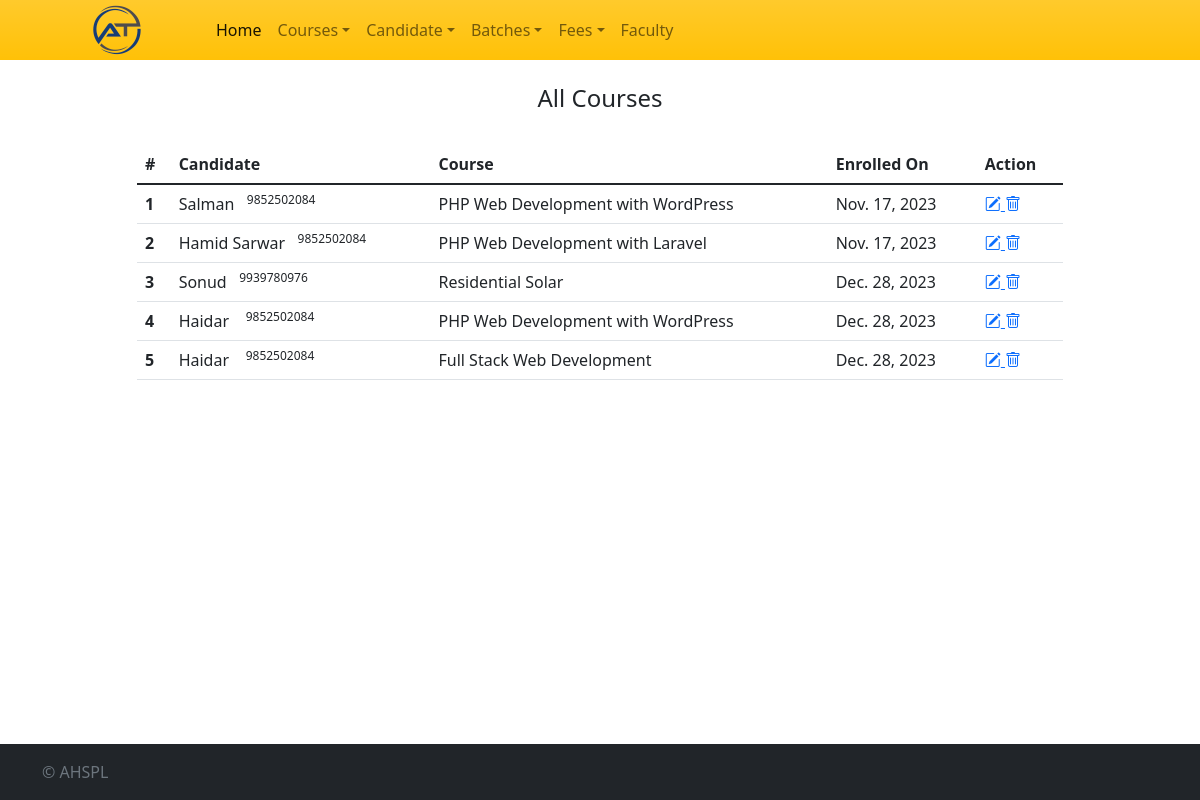
Page /all-enrollment on the committed database.
### crmapp/models.py (models this page shows)
class Enrollment(models.Model):
    enrollment_id = models.AutoField(primary_key=True)
    candidate_id = models.ForeignKey(Users, on_delete=models.SET_NULL, null=True, blank=True)
    course_id = models.ForeignKey(Course, on_delete=models.SET_NULL, null=True, blank=True)
    date_created = models.DateField(default=datetime.today)

class Users(models.Model):
    user_id = models.AutoField(primary_key=True)
    user_unique = models.CharField(max_length=100)
    user_role = models.ForeignKey(Userroles, on_delete=models.SET_NULL, null=True, blank=True)
    user_name = models.CharField(max_length=255)
    user_phone = models.CharField(max_length=15)
    user_email = models.CharField(max_length=320)
    date_created = models.DateField(default=datetime.today)

class Course(models.Model):
    course_id = models.AutoField(primary_key=True)
    course_name = models.CharField(max_length=100)
    course_fee = models.DecimalField(max_digits=10, decimal_places=2)
    course_duration = models.CharField(max_length=100, default='')
    date_created = models.DateField(default=datetime.today)

### crmapp/views.py (the view)
# urls.py: path('all-enrollment',views.all_enrollment, name='all_enrollment'),
def all_enrollment(request):
    enrollments = Enrollment.objects.all()
    return render(request, 'all-enrollments.html', {'enrollments': enrollments})

### templates/all-enrollments.html (shortened to what this page needs)
{% extends 'base.html' %}
{% block content %}
<div class="row">
    <div class="col">
    </div>
    <div class="col-10">
        <div class="py-4 text-center">
            <h4>All Courses</h4>
        </div>
        <table class="table  table-hover">
          <thead>
            <tr>
              <th scope="col">#</th>
              <th scope="col">Candidate</th>
              <th scope="col">Course</th>
              <th scope="col">Enrolled On</th>
              <th scope="col">Action</th>
            </tr>
          </thead>
          <tbody>
            {% for enrollment in enrollments %}
            <tr>
                <th scope="row">{{ forloop.counter }}</th>
                <td>{{ enrollment.candidate_id.user_name }}&nbsp;&nbsp;&nbsp;<sup>{{ enrollment.candidate_id.user_phone }}</sup></td>
                <td>{{ enrollment.course_id.course_name }}</td>
                <td>{{ enrollment.date_created }}</td>
                <td>
                    <a href="{% url 'edit_enrollment' enrollment.enrollment_id %}">
                        <i class="bi bi-pencil-square" title="Edit"></i>
                    </a>
                    <a onclick="return confirmDelete();" href="{% url 'delete_enrollment' enrollment.enrollment_id %}">
                        <i class="bi bi-trash" title="Delete"></i>
                    </a>
                </td>
            </tr>
            {% endfor %}
          </tbody>
        </table>
    </div>
    <div class="col">
    </div>
</div>
{% endblock %}

### rows in the picture
Enrollment: candidate_id.user_name "Salman", candidate_id.user_phone "9852502084", course_id.course_name "PHP Web Development with WordPress", date_created "Nov. 17, 2023"
Enrollment: candidate_id.user_name "Hamid Sarwar", candidate_id.user_phone "9852502084", course_id.course_name "PHP Web Development with Laravel", date_created "Nov. 17, 2023"
Enrollment: candidate_id.user_name "Sonud", candidate_id.user_phone "9939780976", course_id.course_name "Residential Solar", date_created "Dec. 28, 2023"
Enrollment: candidate_id.user_name "Haidar", candidate_id.user_phone "9852502084", course_id.course_name "PHP Web Development with WordPress", date_created "Dec. 28, 2023"
Enrollment: candidate_id.user_name "Haidar", candidate_id.user_phone "9852502084", course_id.course_name "Full Stack Web Development", date_created "Dec. 28, 2023"
